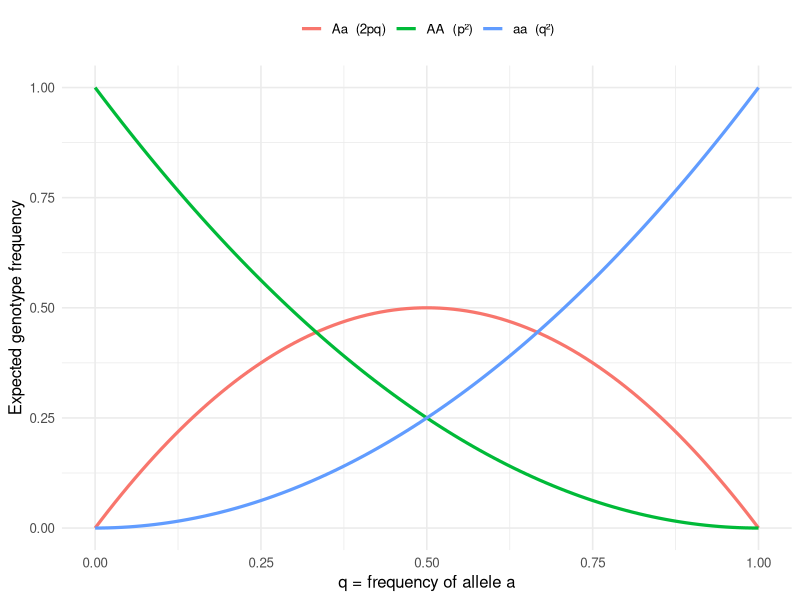

Here is the R script that generated this plot:
## ---- chunk 1
#| include: false
library(ggplot2)
## ---- chunk 2
#| echo: false
#| fig-width: 7
#| fig-height: 3.6
#| fig-cap: "Expected genotype frequencies under HWE as the frequency of allele a changes. Heterozygotes peak at q = 0.5; the rare homozygote (q²) shrinks fast."
q <- seq(0, 1, by = 0.01)
hwe <- rbind(
  data.frame(q = q, freq = (1 - q)^2, genotype = "AA  (p²)"),
  data.frame(q = q, freq = 2 * q * (1 - q), genotype = "Aa  (2pq)"),
  data.frame(q = q, freq = q^2, genotype = "aa  (q²)")
)
ggplot(hwe, aes(q, freq, colour = genotype)) +
  geom_line(linewidth = 1.1) +
  labs(x = "q = frequency of allele a", y = "Expected genotype frequency", colour = NULL) +
  theme_minimal(base_size = 12) +
  theme(legend.position = "top")
